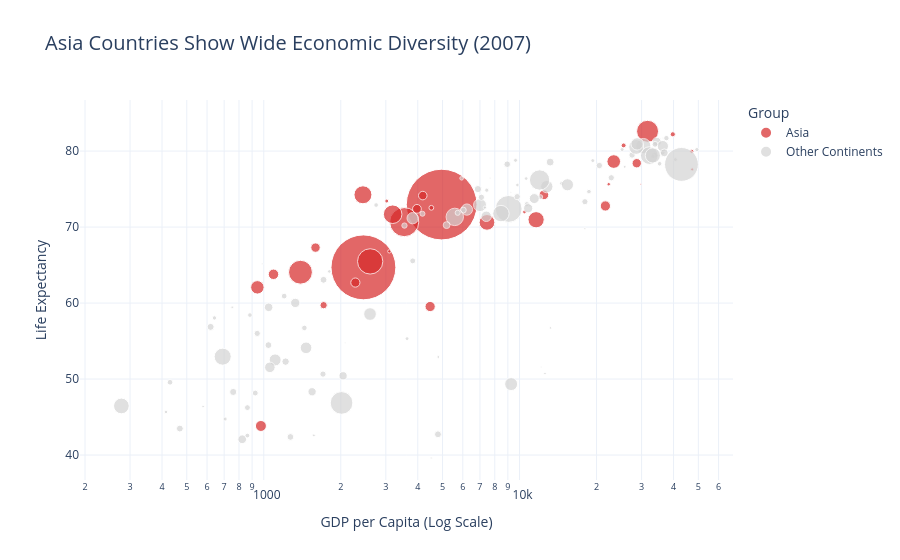

Notebook code for this chart:
### Code cell
# Task 2
# Full dataset for 2007
df_2007 = df[df['year'] == 2007].copy()

# Choose one continent to highlight
highlight_continent = "Asia"

# Create colour column
df_2007["highlight"] = df_2007["continent"].apply(
    lambda x: highlight_continent if x == highlight_continent else "Other Continents"
)

# Bubble chart
fig2 = px.scatter(
    df_2007,
    x="gdpPercap",
    y="lifeExp",
    size="pop",
    color="highlight",
    hover_name="country",
    size_max=50,
    log_x=True,
    title=f"{highlight_continent} Countries Show Wide Economic Diversity (2007)",
    labels={
        "gdpPercap": "GDP per Capita (Log Scale)",
        "lifeExp": "Life Expectancy",
        "highlight": "Group"
    },
    color_discrete_map={
        highlight_continent: "#d62728",
        "Other Continents": "lightgrey"
    }
)

# Clean style
fig2.update_layout(
    template="plotly_white",
    title_font_size=20
)

# Annotation/story insight
fig2.add_annotation(
    x=4000,
    y=72,
    text="Asian countries range from<br>developing to highly wealthy economies",
    showarrow=True,
    arrowhead=2
)

fig2.show()

### Figure 1 — Plotly figure (JSON) as saved in the notebook; plotly's stock layout.template omitted (floating-point values rounded to 4 significant figures)
{"data": [{"hovertemplate": "<b>%{hovertext}</b><br><br>Group=Asia<br>GDP per Capita (Log Scale)=%{x}<br>Life Expectancy=%{y}<br>pop=%{marker.size}<extra></extra>", "hovertext": ["Afghanistan", "Bahrain", "Bangladesh", "Cambodia", "China", "Hong Kong, China", "India", "Indonesia", "Iran", "Iraq", "Israel", "Japan", "Jordan", "Korea, Dem. Rep.", "Korea, Rep.", "Kuwait", "Lebanon", "Malaysia", "Mongolia", "Myanmar", "Nepal", "Oman", "Pakistan", "Philippines", "Saudi Arabia", "Singapore", "Sri Lanka", "Syria", "Taiwan", "Thailand", "Vietnam", "West Bank and Gaza", "Yemen, Rep."], "legendgroup": "Asia", "marker": {"color": "#d62728", "size": [31889923, 708573, 150448339, 14131858, 1318683096, 6980412, 1110396331, 223547000, 69453570, 27499638, 6426679, 127467972, 6053193, 23301725, 49044790, 2505559, 3921278, 24821286, 2874127, 47761980, 28901790, 3204897, 169270617, 91077287, 27601038, 4553009, 20378239, 19314747, 23174294, 65068149, 85262356, 4018332, 22211743], "sizemode": "area", "sizeref": 527500.0, "symbol": "circle"}, "mode": "markers", "name": "Asia", "orientation": "v", "showlegend": true, "type": "scatter", "x": [974.6, 29800.0, 1391.0, 1714.0, 4959.0, 39720.0, 2452.0, 3541.0, 11610.0, 4471.0, 25520.0, 31660.0, 4519.0, 1593.0, 23350.0, 47310.0, 10460.0, 12450.0, 3096.0, 944.0, 1091.0, 22320.0, 2606.0, 3190.0, 21650.0, 47140.0, 3970.0, 4185.0, 28720.0, 7458.0, 2442.0, 3025.0, 2281.0], "xaxis": "x", "y": [43.83, 75.64, 64.06, 59.72, 72.96, 82.21, 64.7, 70.65, 70.96, 59.55, 80.75, 82.6, 72.53, 67.3, 78.62, 77.59, 71.99, 74.24, 66.8, 62.07, 63.78, 75.64, 65.48, 71.69, 72.78, 79.97, 72.4, 74.14, 78.4, 70.62, 74.25, 73.42, 62.7], "yaxis": "y"}, {"hovertemplate": "<b>%{hovertext}</b><br><br>Group=Other Continents<br>GDP per Capita (Log Scale)=%{x}<br>Life Expectancy=%{y}<br>pop=%{marker.size}<extra></extra>", "hovertext": ["Albania", "Algeria", "Angola", "Argentina", "Australia", "Austria", "Belgium", "Benin", "Bolivia", "Bosnia and Herzegovina", "Botswana", "Brazil", "Bulgaria", "Burkina Faso", "Burundi", "Cameroon", "Canada", "Central African Republic", "Chad", "Chile", "Colombia", "Comoros", "Congo, Dem. Rep.", "Congo, Rep.", "Costa Rica", "Cote d'Ivoire", "Croatia", "Cuba", "Czech Republic", "Denmark", "Djibouti", "Dominican Republic", "Ecuador", "Egypt", "El Salvador", "Equatorial Guinea", "Eritrea", "Ethiopia", "Finland", "France", "Gabon", "Gambia", "Germany", "Ghana", "Greece", "Guatemala", "Guinea", "Guinea-Bissau", "Haiti", "Honduras", "Hungary", "Iceland", "Ireland", "Italy", "Jamaica", "Kenya", "Lesotho", "Liberia", "Libya", "Madagascar", "Malawi", "Mali", "Mauritania", "Mauritius", "Mexico", "Montenegro", "Morocco", "Mozambique", "Namibia", "Netherlands", "New Zealand", "Nicaragua", "Niger", "Nigeria", "Norway", "Panama", "Paraguay", "Peru", "Poland", "Portugal", "Puerto Rico", "Reunion", "Romania", "Rwanda", "Sao Tome and Principe", "Senegal", "Serbia", "Sierra Leone", "Slovak Republic", "Slovenia", "Somalia", "South Africa", "Spain", "Sudan", "Swaziland", "Sweden", "Switzerland", "Tanzania", "Togo", "Trinidad and Tobago", "Tunisia", "Turkey", "Uganda", "United Kingdom", "United States", "Uruguay", "Venezuela", "Zambia", "Zimbabwe"], "legendgroup": "Other Continents", "marker": {"color": "lightgrey", "size": [3600523, 33333216, 12420476, 40301927, 20434176, 8199783, 10392226, 8078314, 9119152, 4552198, 1639131, 190010647, 7322858, 14326203, 8390505, 17696293, 33390141, 4369038, 10238807, 16284741, 44227550, 710960, 64606759, 3800610, 4133884, 18013409, 4493312, 11416987, 10228744, 5468120, 496374, 9319622, 13755680, 80264543, 6939688, 551201, 4906585, 76511887, 5238460, 61083916, 1454867, 1688359, 82400996, 22873338, 10706290, 12572928, 9947814, 1472041, 8502814, 7483763, 9956108, 301931, 4109086, 58147733, 2780132, 35610177, 2012649, 3193942, 6036914, 19167654, 13327079, 12031795, 3270065, 1250882, 108700891, 684736, 33757175, 19951656, 2055080, 16570613, 4115771, 5675356, 12894865, 135031164, 4627926, 3242173, 6667147, 28674757, 38518241, 10642836, 3942491, 798094, 22276056, 8860588, 199579, 12267493, 10150265, 6144562, 5447502, 2009245, 9118773, 43997828, 40448191, 42292929, 1133066, 9031088, 7554661, 38139640, 5701579, 1056608, 10276158, 71158647, 29170398, 60776238, 301139947, 3447496, 26084662, 11746035, 12311143], "sizemode": "area", "sizeref": 527500.0, "symbol": "circle"}, "mode": "markers", "name": "Other Continents", "orientation": "v", "showlegend": true, "type": "scatter", "x": [5937.0, 6223.0, 4797.0, 12780.0, 34440.0, 36130.0, 33690.0, 1441.0, 3822.0, 7446.0, 12570.0, 9066.0, 10680.0, 1217.0, 430.1, 2042.0, 36320.0, 706.0, 1704.0, 13170.0, 7007.0, 986.1, 277.6, 3633.0, 9645.0, 1545.0, 14620.0, 8948.0, 22830.0, 35280.0, 2082.0, 6025.0, 6873.0, 5581.0, 5728.0, 12150.0, 641.4, 690.8, 33210.0, 30470.0, 13210.0, 752.7, 32170.0, 1328.0, 27540.0, 5186.0, 942.7, 579.2, 1202.0, 3548.0, 18010.0, 36180.0, 40680.0, 28570.0, 7321.0, 1463.0, 1569.0, 414.5, 12060.0, 1045.0, 759.3, 1043.0, 1803.0, 10960.0, 11980.0, 9254.0, 3820.0, 823.7, 4811.0, 36800.0, 25190.0, 2749.0, 619.7, 2014.0, 49360.0, 9809.0, 4173.0, 7409.0, 15390.0, 20510.0, 19330.0, 7670.0, 10810.0, 863.1, 1598.0, 1712.0, 9787.0, 862.5, 18680.0, 25770.0, 926.1, 9270.0, 28820.0, 2602.0, 4513.0, 33860.0, 37510.0, 1107.0, 883.0, 18010.0, 7093.0, 8458.0, 1056.0, 33200.0, 42950.0, 10610.0, 11420.0, 1271.0, 469.7], "xaxis": "x", "y": [76.42, 72.3, 42.73, 75.32, 81.23, 79.83, 79.44, 56.73, 65.55, 74.85, 50.73, 72.39, 73.0, 52.3, 49.58, 50.43, 80.65, 44.74, 50.65, 78.55, 72.89, 65.15, 46.46, 55.32, 78.78, 48.33, 75.75, 78.27, 76.49, 78.33, 54.79, 72.23, 74.99, 71.34, 71.88, 51.58, 58.04, 52.95, 79.31, 80.66, 56.73, 59.45, 79.41, 60.02, 79.48, 70.26, 56.01, 46.39, 60.92, 70.2, 73.34, 81.76, 78.89, 80.55, 72.57, 54.11, 42.59, 45.68, 73.95, 59.44, 48.3, 54.47, 64.16, 72.8, 76.19, 74.54, 71.16, 42.08, 52.91, 79.76, 80.2, 72.9, 56.87, 46.86, 80.2, 75.54, 71.75, 71.42, 75.56, 78.1, 78.75, 76.44, 72.48, 46.24, 65.53, 63.06, 74.0, 42.57, 74.66, 77.93, 48.16, 49.34, 80.94, 58.56, 39.61, 80.88, 81.7, 52.52, 58.42, 69.82, 73.92, 71.78, 51.54, 79.42, 78.24, 76.38, 73.75, 42.38, 43.49], "yaxis": "y"}], "layout": {"annotations": [{"arrowhead": 2, "showarrow": true, "text": "Asian countries range from<br>developing to highly wealthy economies", "x": 4000, "y": 72}], "legend": {"itemsizing": "constant", "title": {"text": "Group"}, "tracegroupgap": 0}, "title": {"font": {"size": 20}, "text": "Asia Countries Show Wide Economic Diversity (2007)"}, "xaxis": {"anchor": "y", "domain": [0, 1], "title": {"text": "GDP per Capita (Log Scale)"}, "type": "log"}, "yaxis": {"anchor": "x", "domain": [0, 1], "title": {"text": "Life Expectancy"}}}}
